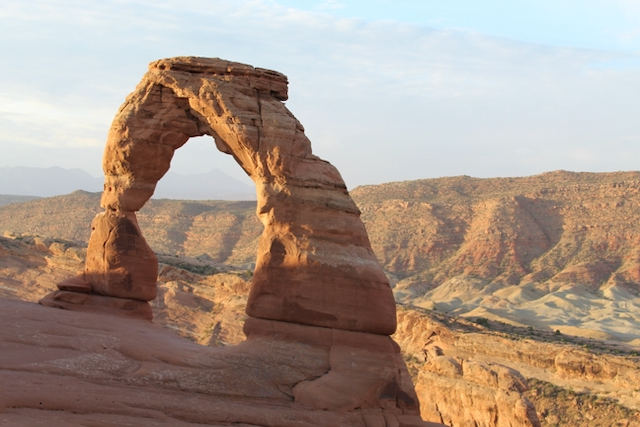
//> input picture Project 1 Video-special effects/image/arch.jpeg, 640 x 427 px
$ ./classifier '../../Project 1 Video-special effects/image/arch.jpeg'   (built with g++ and OpenCV 4)
//> lines starting //> are read from the running program, lines starting //| are printed output that depends on the picture; after the words box and inside, x2 and y2 are one past the last pixel; in counts of white or black regions, pixels touching at a corner belong together
//> further down, image is the input picture: 427 rows x 640 cols, CV_8UC3; mean B, G, R 137.7, 150.6, 168.9
### project3/src/RegionFeatures.h
#ifndef REGION_FEATURES_H
#define REGION_FEATURES_H

#include <opencv2/opencv.hpp>
#include <vector>

struct RegionFeatureData {
    double area;
    double perimeter;
    double fillRatio;
    double aspectRatio;
    cv::Point2f center;
    double orientation;
    cv::RotatedRect orientedBoundingBox;
    std::vector<cv::Point2f> boxPoints;
};

class RegionFeatures {
public:
    static RegionFeatureData computeFeatures(const cv::Mat& labeledImage, int regionLabel);
    static void drawFeatures(cv::Mat& image, const RegionFeatureData& features);

private:
    static cv::Mat extractRegionMask(const cv::Mat& labeledImage, int regionLabel);
    static std::vector<cv::Point> getRegionPoints(const cv::Mat& mask);
};

#endif // REGION_FEATURES_H

### project3/src/filter.h
#include <opencv2/opencv.hpp>

int gaussian_blur(const cv::Mat &src, cv::Mat &dst);

### project3/src/KMeans.h
#ifndef KMEANS_HPP
#define KMEANS_HPP

#include <opencv2/opencv.hpp>
#include <vector>

class KMeans {
public:
    KMeans(int k, int max_iterations = 100);
    void fit(const cv::Mat& data);
    const cv::Mat& get_centroids() const;
    const std::vector<int>& get_labels() const;

private:
    int k; // Number of clusters
    int max_iterations; // Maximum number of iterations
    cv::Mat centroids; // Centroids of the clusters
    std::vector<int> labels; // Labels for each data point

    void initialize_centroids(const cv::Mat& data);
    void assign_labels(const cv::Mat& data);
    void update_centroids(const cv::Mat& data);
};

#endif // KMEANS_HPP

### project3/src/morphology.h
#ifndef MORPHOLOGY_HPP
#define MORPHOLOGY_HPP

#include <opencv2/opencv.hpp>

class Morphology
{
public:
    static cv::Mat erode(const cv::Mat &input, int kernel_size = 3);
    static cv::Mat dilate(const cv::Mat &input, int kernel_size = 3);
    static cv::Mat opening(const cv::Mat &input, int kernel_size = 3);
    static cv::Mat closing(const cv::Mat &input, int kernel_size = 3);

private:
    static bool checkNeighborhood(const cv::Mat &input, int row, int col, int kernel_size, bool isErosion);
};

#endif // MORPHOLOGY_HPP

### project3/src/Thresholder.h
#ifndef THRESHOLDER_HPP
#define THRESHOLDER_HPP

#include <opencv2/opencv.hpp>

class Thresholder {
public:
    // Apply binary inverse thresholding
    static cv::Mat apply(const cv::Mat& input, int threshold_value);

private:
    // Helper method to get output pixel value
    static uchar get_threshold_value(uchar input_pixel, int threshold_value);
};

#endif // THRESHOLDER_HPP

### project3/src/ImageProcessor.h
#ifndef IMAGE_PROCESSOR_HPP
#define IMAGE_PROCESSOR_HPP

#include <opencv2/opencv.hpp>
#include <vector>
#include <random>
#include "RegionAnalyzer.h"
class ImageProcessor
{
public:
    ImageProcessor();

    // Process single frame
    cv::Mat preprocess_image(const cv::Mat &frame);
    int get_dynamic_threshold(const cv::Mat &gray_image);

    // Process and display results
    void process_frame(const cv::Mat &frame, cv::Mat &threshold_frame);

    // Window management
    void create_windows();
    void destroy_windows();

    cv::Mat get_threshold_frame(); // Declaration

private:
    // Window names
    const std::string WINDOW_ORIGINAL = "Original";
    const std::string WINDOW_PROCESSED = "Processed";
    RegionAnalyzer regionAnalyzer;
    cv::Mat regions_frame;

    // Random number generation
    std::random_device rd;
    std::mt19937 gen;
};

#endif // IMAGE_PROCESSOR_HPP

### project3/src/filter.cpp
#include <opencv2/imgproc.hpp>
#include <opencv2/core.hpp>
#include <opencv2/imgproc.hpp>
#include <sys/time.h>
#include <iostream>
#include <cmath>
#include "filter.h"

int gaussian_blur(const cv::Mat &src, cv::Mat &dst)
{
    if (src.empty() || src.type() != CV_8UC3)
    {
        return -1;
    }
    cv::Mat temp = cv::Mat::zeros(src.size(), CV_16SC3);
    src.copyTo(dst);

    for (int i = 2; i + 2 < src.rows; i++)
    {
        for (int j = 2; j + 2 < src.cols; j++)
        {
            for (int channel = 0; channel < 3; channel++)
            {
                temp.at<cv::Vec3s>(i, j)[channel] = 1 * src.at<cv::Vec3b>(i, j - 2)[channel] + 2 * src.at<cv::Vec3b>(i, j - 1)[channel] +
                                                    1 * src.at<cv::Vec3b>(i, j + 2)[channel] + 2 * src.at<cv::Vec3b>(i, j + 1)[channel] +
                                                    4 * src.at<cv::Vec3b>(i, j)[channel];
            }
        }
    }

    for (int i = 2; i + 2 < src.rows; i++)
    {
        for (int j = 2; j + 2 < src.cols; j++)
        {
            for (int channel = 0; channel < 3; channel++)
            {
                int blur_value = 1 * temp.at<cv::Vec3s>(i - 2, j)[channel] + 2 * temp.at<cv::Vec3s>(i - 1, j)[channel] +
                                 1 * temp.at<cv::Vec3s>(i + 2, j)[channel] + 2 * temp.at<cv::Vec3s>(i + 1, j)[channel] +
                                 4 * temp.at<cv::Vec3s>(i, j)[channel];
                blur_value = blur_value / 100;
                dst.at<cv::Vec3b>(i, j)[channel] = blur_value;
            }
        }
    }
    return 0;
}

### project3/src/KMeans.cpp
// project3/src/KMeans.cpp
#include "KMeans.h"
#include <cstdlib>
#include <limits>
#include <algorithm>
#include <random>

KMeans::KMeans(int k, int max_iterations) : k(k), max_iterations(max_iterations) {}

void KMeans::fit(const cv::Mat &data)
{
    initialize_centroids(data);
    labels = std::vector<int>(data.rows, 0);

    for (int iteration = 0; iteration < max_iterations; ++iteration)
    {
        assign_labels(data);
        update_centroids(data);
    }
}

const cv::Mat &KMeans::get_centroids() const
{
    return centroids;
}

// [4 lines left out: function get_labels, not called in this run]

void KMeans::initialize_centroids(const cv::Mat &data)
{
    centroids = cv::Mat(k, data.cols, data.type());
    std::vector<int> indices(data.rows);
    for (int i = 0; i < data.rows; ++i)
    {
        indices[i] = i;
    }
    std::random_device rd;
    std::default_random_engine eng(rd());
    std::shuffle(indices.begin(), indices.end(), eng);
    for (int i = 0; i < k; ++i)
    {
        data.row(indices[i]).copyTo(centroids.row(i));
    }
}

void KMeans::assign_labels(const cv::Mat &data)
{
    for (int i = 0; i < data.rows; ++i)
    {
        double min_dist = std::numeric_limits<double>::max();
        for (int j = 0; j < k; ++j)
        {
            double dist = cv::norm(data.row(i) - centroids.row(j));
            if (dist < min_dist)
            {
                min_dist = dist;
                labels[i] = j;
            }
        }
    }
}

void KMeans::update_centroids(const cv::Mat &data)
{
    cv::Mat new_centroids = cv::Mat::zeros(centroids.size(), centroids.type());
    std::vector<int> counts(k, 0);

    for (int i = 0; i < data.rows; ++i)
    {
        new_centroids.row(labels[i]) += data.row(i);
        counts[labels[i]]++;
    }

    for (int j = 0; j < k; ++j)
    {
        if (counts[j] > 0)
        {
            new_centroids.row(j) /= counts[j];
        }
    }

    centroids = new_centroids;
}

### project3/src/RegionAnalyzer.cpp
#include "RegionAnalyzer.h"
#include "RegionFeatures.h"

RegionAnalyzer::RegionAnalyzer(int minRegionSize, int maxRegions)
    : minRegionSize(minRegionSize), maxRegions(maxRegions)
{
    generateColorPalette();
}

void RegionAnalyzer::generateColorPalette(int numColors)
{
//> called with numColors = 256
    std::random_device rd;
    std::mt19937 gen(rd());
    std::uniform_int_distribution<> dis(50, 255); // Avoid too dark colors

    colorPalette.clear();
    for (int i = 0; i < numColors; i++)
    {
        colorPalette.push_back(cv::Vec3b(dis(gen), dis(gen), dis(gen)));
    }
}

// [67 lines left out: functions filterRegions, createVisualization, analyzeAndVisualize, not called in this run]

### project3/src/morphology.cpp
#include "morphology.h"

cv::Mat Morphology::erode(const cv::Mat &input, int kernel_size)
{
    cv::Mat output = cv::Mat::zeros(input.size(), input.type());
    int offset = kernel_size / 2;

    for (int i = offset; i < input.rows - offset; i++)
    {
        for (int j = offset; j < input.cols - offset; j++)
        {
            output.at<uchar>(i, j) = checkNeighborhood(input, i, j, kernel_size, true) ? 255 : 0;
        }
    }
    return output;
}

cv::Mat Morphology::dilate(const cv::Mat &input, int kernel_size)
{
    cv::Mat output = cv::Mat::zeros(input.size(), input.type());
    int offset = kernel_size / 2;

    for (int i = offset; i < input.rows - offset; i++)
    {
        for (int j = offset; j < input.cols - offset; j++)
        {
            output.at<uchar>(i, j) = checkNeighborhood(input, i, j, kernel_size, false) ? 255 : 0;
        }
    }
    return output;
}

cv::Mat Morphology::opening(const cv::Mat &input, int kernel_size)
{
    cv::Mat eroded = erode(input, kernel_size);
    return dilate(eroded, kernel_size);
}

cv::Mat Morphology::closing(const cv::Mat &input, int kernel_size)
{
    // More aggressive dilation
    cv::Mat dilated = dilate(input, kernel_size);
    dilated = dilate(dilated, kernel_size); // Second dilation pass

    // Single erosion pass to maintain shape
    return erode(dilated, kernel_size);
}

bool Morphology::checkNeighborhood(const cv::Mat &input, int row, int col, int kernel_size, bool isErosion)
{
    int offset = kernel_size / 2;
    int whiteCount = 0;
    int totalPixels = 0;

    for (int i = -offset; i <= offset; i++)
    {
        for (int j = -offset; j <= offset; j++)
        {
            // Skip corners of the square kernel to make it more circular
            if (abs(i) + abs(j) > kernel_size)
                continue;

            bool isWhite = input.at<uchar>(row + i, col + j) == 255;
            whiteCount += isWhite ? 1 : 0;
            totalPixels++;
        }
    }

    if (isErosion)
    {
        // For erosion, require at least 80% of pixels to be white
        return (float)whiteCount / totalPixels > 0.8;
    }
    else
    {
        // For dilation, require at least 20% of pixels to be white
        return (float)whiteCount / totalPixels > 0.2;
    }
}

### project3/src/Thresholder.cpp
#include "Thresholder.h"

using namespace cv;

Mat Thresholder::apply(const Mat& input, int threshold_value) {
    Mat output = Mat::zeros(input.size(), input.type());

    for (int i = 0; i < input.rows; i++) {
        for (int j = 0; j < input.cols; j++) {
            output.at<uchar>(i, j) = get_threshold_value(input.at<uchar>(i, j), threshold_value);
        }
    }

    return output;
}

uchar Thresholder::get_threshold_value(uchar input_pixel, int threshold_value) {
    // Binary inverse: pixels above threshold become 0, below become 255
    return (input_pixel > threshold_value) ? 0 : 255;
}

### project3/src/ImageProcessor.cpp
#include "ImageProcessor.h"
#include "Thresholder.h"
#include "KMeans.h"
#include "filter.h"
#include "morphology.h"
#include "RegionAnalyzer.h"

#include <fstream>
#include <iostream>

using namespace cv;
using namespace std;

ImageProcessor::ImageProcessor() : gen(rd()) {}

Mat ImageProcessor::preprocess_image(const Mat &frame)
{
    Mat hsv, blurred, gray, darkened;

    cvtColor(frame, hsv, COLOR_BGR2HSV);
//> hsv: 427 rows x 640 cols, CV_8UC3; mean H, S, V 41.6, 73.3, 175.2

    vector<Mat> hsv_channels;
    split(hsv, hsv_channels);
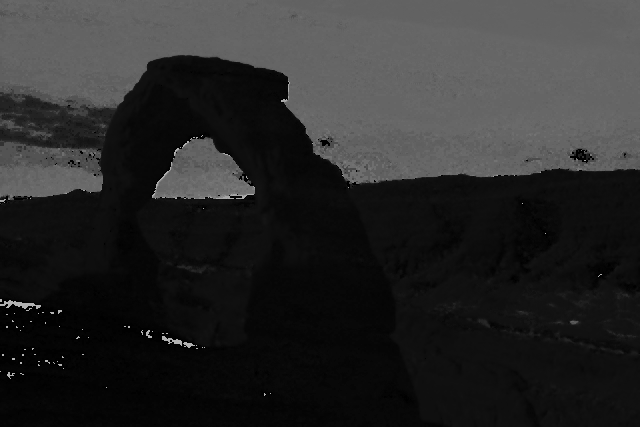
//> hsv_channels[0]: 427 rows x 640 cols, CV_8UC1; min 0, max 179, mean 41.6
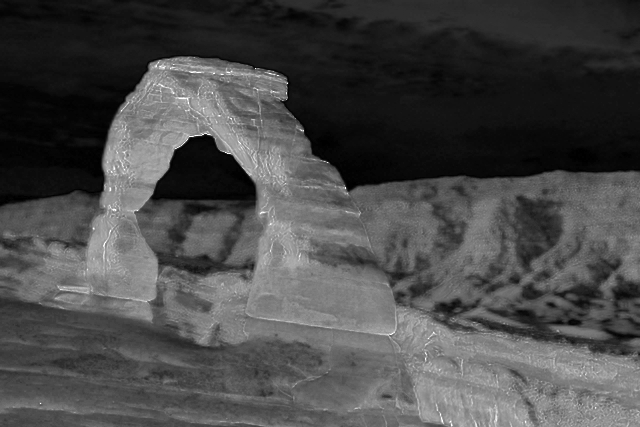
//> hsv_channels[1]: 427 rows x 640 cols, CV_8UC1; min 0, max 255, mean 73.3
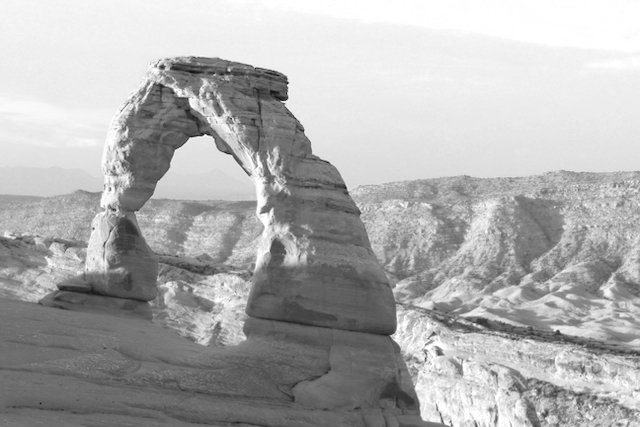
//> hsv_channels[2]: 427 rows x 640 cols, CV_8UC1; min 13, max 255, mean 175.2
    Mat saturation = hsv_channels[1];

    // GaussianBlur(frame, blurred, Size(5, 5), 0);
    gaussian_blur(frame, blurred);
    cvtColor(blurred, gray, COLOR_BGR2GRAY);
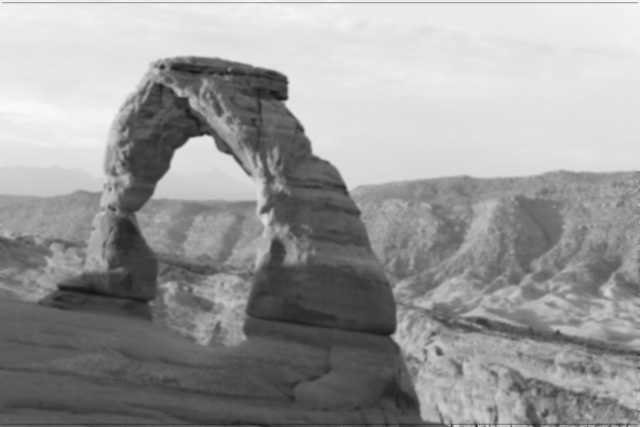
//> gray: 427 rows x 640 cols, CV_8UC1; min 20, max 250, mean 153.8
    darkened = gray.clone();

    for (int i = 0; i < darkened.rows; i++)
    {
        for (int j = 0; j < darkened.cols; j++)
        {
            if (saturation.at<uchar>(i, j) > 50)
            {
                darkened.at<uchar>(i, j) = static_cast<uchar>(darkened.at<uchar>(i, j) * 0.7);
            }
        }
    }
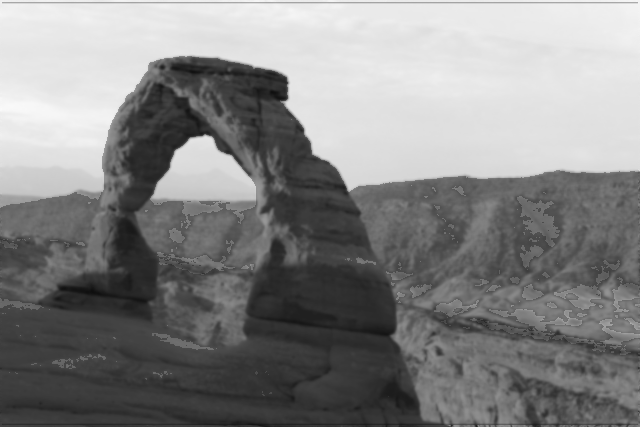
//> darkened: 427 rows x 640 cols, CV_8UC1; min 14, max 250, mean 133.1

    return darkened;
}

int ImageProcessor::get_dynamic_threshold(const Mat &gray_image)
{
    vector<float> pixels;
    int sample_size = (gray_image.rows * gray_image.cols) / 16;

    uniform_int_distribution<> dis_rows(0, gray_image.rows - 1);
    uniform_int_distribution<> dis_cols(0, gray_image.cols - 1);

    for (int i = 0; i < sample_size; i++)
    {
        int row = dis_rows(gen);
        int col = dis_cols(gen);
        pixels.push_back(static_cast<float>(gray_image.at<uchar>(row, col)));
    }
//> after the loop, pixels = 17080 values, max 248 at index 2140, min 16 at index 1042, mean 133.8

    // Convert pixels to a Mat for KMeans
    cv::Mat samples(pixels.size(), 1, CV_32F);
//> samples = 17080 values from 0 to 0
    for (size_t i = 0; i < pixels.size(); i++)
    {
        samples.at<float>(i) = pixels[i];
    }
//> after the loop, samples has the same summary as pixels

    // Use KMeans class
    KMeans kmeans(2); // 2 clusters
    kmeans.fit(samples);

    const cv::Mat &kmeans_centers = kmeans.get_centroids();
    return static_cast<int>((kmeans_centers.at<float>(0) + kmeans_centers.at<float>(1)) / 2);
}

// [106 lines left out: functions process_frame, create_windows, destroy_windows, get_threshold_frame, collect_training_data, not called in this run]

### project3/src/classifier.cpp
#include "ImageProcessor.h"
#include "Thresholder.h"
#include "morphology.h"
#include <opencv2/opencv.hpp>
#include <iostream>
#include <fstream>
#include <sstream>
#include <vector>
#include <string>
#include <cmath>
#include <limits>

// Structure to hold a training sample with its label and feature vector.
struct TrainingSample
{
    std::string label;
    std::vector<double> features;
};

// Function to load training data from a CSV file.
// Expected CSV format per line: label,feature1,feature2
std::vector<TrainingSample> loadTrainingData(const std::string &filename)
{
    std::vector<TrainingSample> samples;
    std::ifstream file(filename);
    if (!file.is_open())
    {
        std::cerr << "Could not open training data file: " << filename << std::endl;
        return samples;
    }

    std::string line;
    while (std::getline(file, line))
    {
        if (line.empty())
            continue;
        std::istringstream ss(line);
        std::string token;
        TrainingSample sample;
        // Read label first
        if (std::getline(ss, token, ','))
        {
            sample.label = token;
        }
        // Read the full row into a temporary vector
        std::vector<double> allFeatures;
        while (std::getline(ss, token, ','))
        {
            allFeatures.push_back(std::stod(token));
        }
        // Adjust to keep only percentFilled and heightWidthRatio
        if (allFeatures.size() >= 3)
        {
            // Remove bestArea (at index 0) and keep indices 1 and 2.
            sample.features.push_back(allFeatures[1]); // percentFilled
            sample.features.push_back(allFeatures[2]); // heightWidthRatio
        }
        samples.push_back(sample);
    }
    return samples;
}

// Compute features from the input image.
// The method mimics the processing in ImageProcessor by first preprocessing,
// dynamically selecting a threshold, thresholding and cleaning up the binary image,
// and then performing connected components analysis to extract features (percentFilled and heightWidthRatio)
// for the largest object found.
std::vector<double> computeFeatures(const cv::Mat &image)
{
    ImageProcessor ip;

    // Preprocess the image (convert to grayscale, blur, and adjust based on saturation, etc.)
    cv::Mat processed = ip.preprocess_image(image);

    // Compute a dynamic threshold using a k-means based method
    int threshold_value = ip.get_dynamic_threshold(processed);
//> threshold_value = 153

    // Apply custom thresholding
    cv::Mat binary = Thresholder::apply(processed, threshold_value);
//> after the loop in apply, `for (int i = 0; i < input.rows; i++)`:
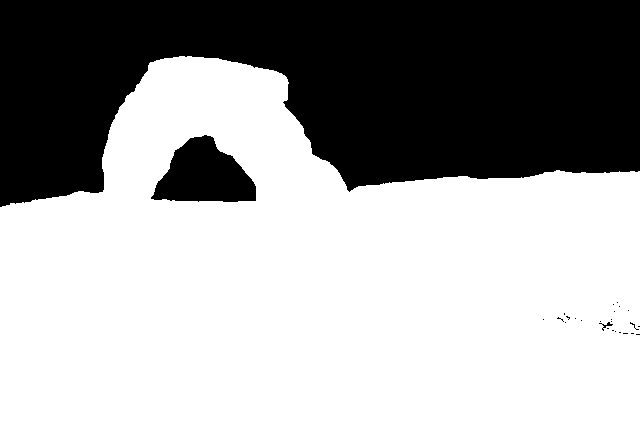
//> output: 427 rows x 640 cols, CV_8UC1; 63.7% white; 27 black regions (24 under 20 px), largest, box (x1, y1, x2, y2) and area: (0, 0, 640, 207) 94541, (151, 135, 256, 202) 4573, (599, 322, 613, 331) 34

    // Clean up the binary image using morphological filtering
    binary = Morphology::closing(binary, 7);
    binary = Morphology::closing(binary, 7);
    binary = Morphology::opening(binary, 3);
//> call 3 of erode, with kernel_size = 3
//> after the loop in erode (call 3), `for (int i = offset; i < input.rows - offset; i++)`:
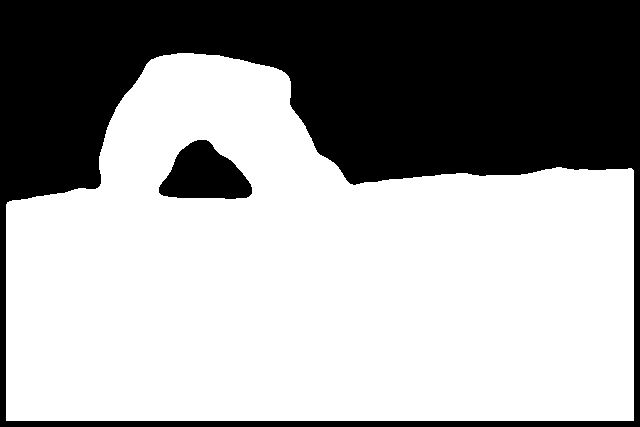
//> output: 427 rows x 640 cols, CV_8UC1; 62.6% white; 2 black regions, box (x1, y1, x2, y2) and area: (0, 0, 640, 427) 98625, (159, 140, 252, 199) 3649

    // Compute connected components to extract regions
    cv::Mat labels, stats, centroids;
    int numLabels = cv::connectedComponentsWithStats(binary, labels, stats, centroids, 8, CV_32S);
//> labels: 427 rows x 640 cols, CV_32SC1; values 0 (black) and 1 (white), 63.3% white; 2 black regions, box (x1, y1, x2, y2) and area: (0, 0, 640, 427) 96773, (160, 141, 251, 198) 3431
//> stats = [[0, 0, 640, 427, 100204], [5, 52, 630, 370, 173076]]; centroids = [[333.3, 99.59], [311.5, 278.7]]; numLabels = 2

    // Find the largest region (ignoring background, label 0)
    int bestLabel = -1;
    int bestArea = 0;
    for (int i = 1; i < numLabels; i++)
    {
        int area = stats.at<int>(i, cv::CC_STAT_AREA);
        if (area > bestArea)
        {
            bestArea = area;
            bestLabel = i;
        }
    }
//> this loop made 1 pass
//> (area, bestArea) on pass 1: (173076, 173076)
//> after the loop, bestArea = 173076; bestLabel = 1

    if (bestLabel == -1)
    {
        std::cerr << "No valid object region found in the image." << std::endl;
        return {};
    }

    // Get bounding box info for the selected region
    int left = stats.at<int>(bestLabel, cv::CC_STAT_LEFT);
//> left = 5
    int top = stats.at<int>(bestLabel, cv::CC_STAT_TOP);
//> top = 52
    int width = stats.at<int>(bestLabel, cv::CC_STAT_WIDTH);
//> width = 630
    int height = stats.at<int>(bestLabel, cv::CC_STAT_HEIGHT);
//> height = 370
    double boundingBoxArea = static_cast<double>(width * height);
//> boundingBoxArea = 233100

    // Compute features:
    // 1. Percent filled = region area divided by the area of its bounding box
    double percentFilled = static_cast<double>(bestArea) / boundingBoxArea;
//> percentFilled = 0.742
    // 2. Height/Width ratio
    double heightWidthRatio = static_cast<double>(height) / width;
//> heightWidthRatio = 0.587

    std::vector<double> features = {percentFilled, heightWidthRatio};
//> features = [0.742, 0.587]
    return features;
}

// Compute the scaled Euclidean distance between two feature vectors.
// Each difference is normalized by the standard deviation for that feature.
// [12 lines left out: function computeScaledDistance, not called in this run]

int main(int argc, char *argv[])
{
    if (argc < 2)
    {
        std::cerr << "Usage: " << argv[0] << " <image_path>" << std::endl;
        return -1;
    }

    std::string imagePath = argv[1];
    cv::Mat image = cv::imread(imagePath);
    if (image.empty())
    {
        std::cerr << "Could not load image: " << imagePath << std::endl;
        return -1;
    }

    // Compute feature vector for the input image
    std::vector<double> testFeatures = computeFeatures(image);
//> testFeatures = [0.742, 0.587]
    if (testFeatures.empty())
    {
        std::cerr << "Failed to compute features from the image." << std::endl;
        return -1;
    }

    // Load training data from CSV file (assumed to be named "training_data.csv" in the working directory)
    std::vector<TrainingSample> trainingSamples = loadTrainingData("training_data.csv");
    if (trainingSamples.empty())
    {
        std::cerr << "No training data found." << std::endl;
//> (the run ends here: a file the program needs is not available, at `return -1;`)
